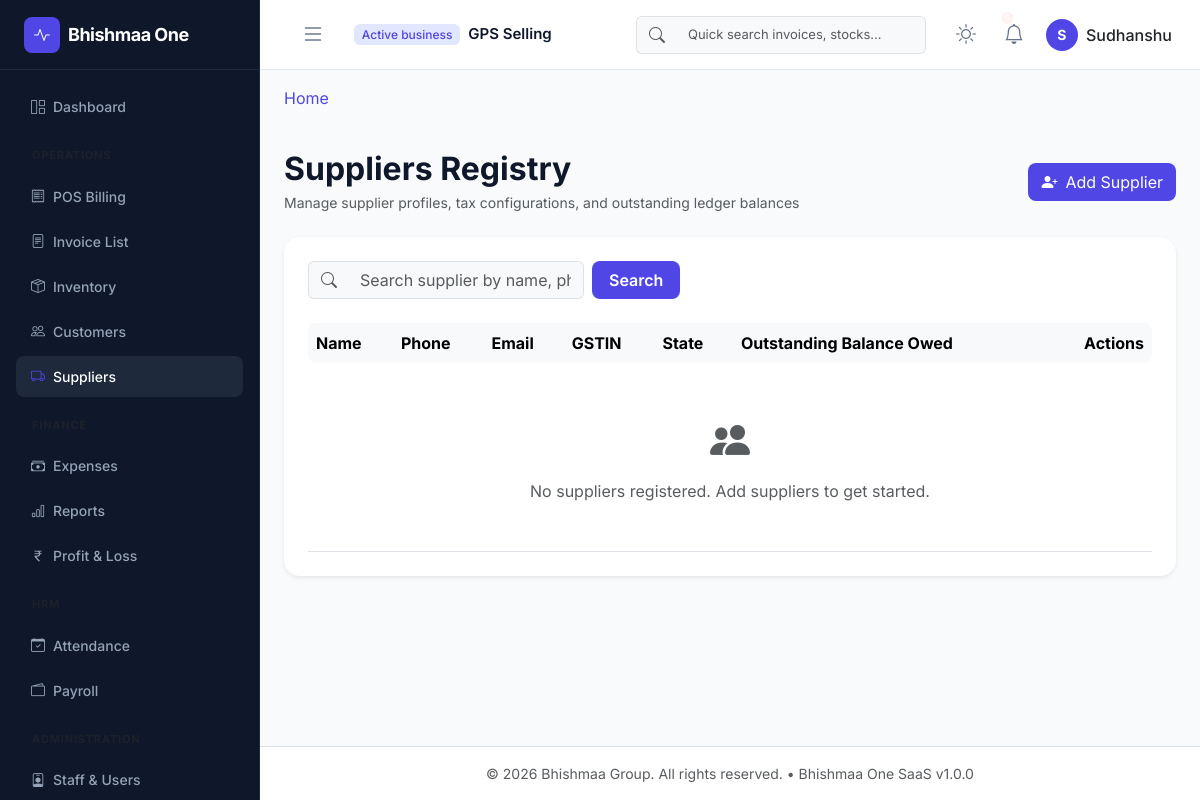
/crm/suppliers (signed in), run on the app's committed database.
### app/models/core.py (models this page shows, shortened)
class Base(db.Model):
    __abstract__ = True
    id = db.Column(UUIDType, primary_key=True, default=lambda: str(uuid.uuid4()))
    created_at = db.Column(db.DateTime, default=datetime.datetime.utcnow, index=True)
    updated_at = db.Column(db.DateTime, default=datetime.datetime.utcnow, onupdate=datetime.datetime.utcnow)
    is_deleted = db.Column(db.Boolean, default=False, index=True)

class Organization(Base):
    __tablename__ = 'organizations'
    name = db.Column(db.String(150), nullable=False)
    subdomain = db.Column(db.String(50), unique=True, index=True, nullable=False)
    is_active = db.Column(db.Boolean, default=True, index=True)
    plan_name = db.Column(db.String(50), default='Free')
    users = db.relationship('User', back_populates='organization', lazy=True)

class User(UserMixin, Base):
    __tablename__ = 'users'
    username = db.Column(db.String(80), unique=True, index=True, nullable=False)
    email = db.Column(db.String(120), unique=True, index=True, nullable=False)
    password_hash = db.Column(db.String(128), nullable=False)
    first_name = db.Column(db.String(50))
    last_name = db.Column(db.String(50))
    is_active = db.Column(db.Boolean, default=True, index=True)
    organization_id = db.Column(UUIDType, db.ForeignKey('organizations.id', ondelete='CASCADE'), nullable=True, index=True)
    branch_id = db.Column(UUIDType, db.ForeignKey('branches.id', ondelete='SET NULL'), nullable=True, index=True)
    organization = db.relationship('Organization', back_populates='users')
    branch = db.relationship('Branch', backref=db.backref('users', lazy=True))
    roles = db.relationship('Role', secondary=user_roles, back_populates='users', lazy='joined')
    def has_permission(self, perm_name):
        for role in self.roles:
            if any(perm.name == perm_name for perm in role.permissions):
                return True
        return False

### app/blueprints/crm/routes.py (the view, shortened to what this page needs)
@crm_bp.route('/suppliers')
@login_required
@crm_management_required
def list_suppliers():
    suppliers = get_organization_suppliers(current_user.organization_id)
    search_q = request.args.get('search', '').strip().lower()
    return render_template('crm/suppliers_list.html', suppliers=suppliers)

### app/blueprints/crm/permissions.py (called while the page is built)
def crm_management_required(f):
    @wraps(f)
    def decorated_function(*args, **kwargs):
        if not current_user.is_authenticated or not current_user.has_permission('can_manage_crm'):
            abort(403)
        return f(*args, **kwargs)
    return decorated_function

### app/blueprints/crm/services.py (called while the page is built)
def get_organization_suppliers(organization_id):
    return Supplier.query.filter_by(
        organization_id=organization_id,
        is_deleted=False
    ).order_by(Supplier.name).all()

### app/models/core.py (called while the page is built)
    def process_bind_param(self, value, dialect):
        if value is None:
            return value
        return str(value)

    def process_result_value(self, value, dialect):
        if value is None:
            return value
        return str(value)

### app/blueprints/crm/templates/crm/suppliers_list.html (shortened to what this page needs)
{% extends "layouts/base.html" %}
{% block content %}
<div class="d-flex justify-content-between align-items-center mb-4 mt-3">
    <div>
        <h2 class="fw-bold tracking-tight mb-1 text-main">Suppliers Registry</h2>
        <p class="text-muted small mb-0">Manage supplier profiles, tax configurations, and outstanding ledger balances</p>
    </div>
    <div>
        <a href="{{ url_for('crm.create_supplier_route') }}" class="btn btn-indigo rounded-3 d-flex align-items-center gap-2">
            <i class="bi bi-person-plus-fill"></i>
            <span>Add Supplier</span>
        </a>
    </div>
</div>
<div class="card border-0 shadow-sm rounded-4 mb-4">
    <div class="card-header bg-transparent border-0 px-4 pt-4 pb-2">
        <form method="GET" action="" class="row g-2 justify-content-start align-items-center">
            <div class="col-md-4">
                <div class="input-group">
                    <span class="input-group-text bg-light border-end-0"><i class="bi bi-search text-muted"></i></span>
                    <input type="text" name="search" value="{{ request.args.get('search', '') }}" class="form-control bg-light border-start-0" placeholder="Search supplier by name, phone..."/>
                </div>
            </div>
            <div class="col-md-2">
                <button type="submit" class="btn btn-indigo rounded-3 px-3 fw-semibold">Search</button>
            </div>
        </form>
    </div>
    <div class="card-body px-4 pb-4">
        <div class="table-responsive">
            <table class="table align-middle mb-0">
                <thead class="table-light">
                    <tr>
                        <th class="border-0 rounded-start-3">Name</th>
                        <th class="border-0">Phone</th>
                        <th class="border-0">Email</th>
                        <th class="border-0">GSTIN</th>
                        <th class="border-0">State</th>
                        <th class="border-0">Outstanding Balance Owed</th>
                        <th class="border-0 rounded-end-3 text-end">Actions</th>
                    </tr>
                </thead>
                <tbody>
                    {% if suppliers %}
                        {% for supplier in suppliers %}
                        <tr>
                            <td class="fw-bold text-main">{{ supplier.name }}</td>
                            <td>{{ supplier.phone or "-" }}</td>
                            <td>{{ supplier.email or "-" }}</td>
                            <td><span class="font-monospace small">{{ supplier.gstin or "-" }}</span></td>
                            <td><span class="badge bg-light text-dark">{{ supplier.state_code }}</span></td>
                            <td>
                                {% if supplier.outstanding_balance > 0 %}
                                    <span class="fw-bold text-warning">₹ {{ "{:,.2f}".format(supplier.outstanding_balance) }}</span>
                                {% else %}
                                    <span class="text-success small"><i class="bi bi-check-circle me-1"></i>Settled</span>
                                {% endif %}
                            </td>
                            <td class="text-end">
                                <a href="{{ url_for('crm.edit_supplier_route', supplier_id=supplier.id) }}" class="btn btn-icon btn-light rounded-circle me-1" title="Edit Profile">
                                    <i class="bi bi-pencil"></i>
                                </a>
                                <form method="POST" action="{{ url_for('crm.edit_supplier_route', supplier_id=supplier.id) }}" class="d-inline" onsubmit="return confirm('Are you sure you want to delete this supplier?');">
                                    <input type="hidden" name="csrf_token" value="{{ csrf_token() }}">
                                    <button type="submit" class="btn btn-icon btn-danger-light text-danger rounded-circle" title="Delete Profile">
                                        <i class="bi bi-trash"></i>
                                    </button>
                                </form>
                            </td>
                        </tr>
                        {% endfor %}
                    {% else %}
                        <tr>
                            <td colspan="7" class="text-center py-5 text-muted">
                                <i class="bi bi-people-fill fs-1 mb-2 d-block"></i>
                                <span>No suppliers registered. Add suppliers to get started.</span>
                            </td>
                        </tr>
                    {% endif %}
                </tbody>
            </table>
        </div>
    </div>
</div>
{% endblock %}

### app/templates/components/navbar.html (shortened to what this page needs)
<nav class="navbar navbar-expand-lg app-navbar px-3">
    <div class="container-fluid">
        <button class="btn sidebar-toggle-btn me-3" id="sidebarToggle" onclick="toggleSidebar()">
            <i class="bi bi-list fs-4"></i>
        </button>
        <div class="navbar-brand-tenant d-flex align-items-center flex-wrap gap-1">
            <span class="badge bg-indigo-light text-indigo me-1">Active business</span>
            <span class="tenant-name fw-semibold text-truncate me-2" style="max-width: 200px;">
                {{ current_user.organization.name if current_user.organization else 'Bhishmaa One' }}
            </span>
        </div>
        <div class="collapse navbar-collapse justify-content-end" id="navbarContent">
            <form class="d-none d-md-flex navbar-search me-4" role="search">
                <div class="input-group">
                    <span class="input-group-text bg-light border-end-0">
                        <i class="bi bi-search text-muted"></i>
                    </span>
                    <input class="form-control bg-light border-start-0" type="search" placeholder="Quick search invoices, stocks..." aria-label="Search">
                </div>
            </form>
            <div class="d-flex align-items-center gap-3">
                <button class="btn btn-icon theme-toggle-btn" onclick="toggleTheme()" title="Toggle Dark/Light Mode">
                    <i class="bi bi-sun sun-icon fs-5"></i>
                </button>
                <div class="dropdown">
                    <button class="btn btn-icon position-relative" type="button" data-bs-toggle="dropdown" aria-expanded="false">
                        <i class="bi bi-bell fs-5"></i>
                        {% if unread_count > 0 %}
                            <span class="position-absolute top-1 start-75 translate-middle badge rounded-pill bg-danger" style="font-size: 8px; padding: 2px 4px;">{{ unread_count }}</span>
                        {% endif %}
                    </button>
                </div>
                <div class="dropdown">
                    <button class="btn profile-dropdown-btn d-flex align-items-center gap-2" type="button" data-bs-toggle="dropdown" aria-expanded="false">
                        <div class="profile-avatar text-white fw-bold">
                            {{ current_user.first_name[0] if current_user.first_name else 'U' }}
                        </div>
                        <span class="d-none d-lg-inline fw-medium">{{ current_user.first_name }}</span>
                    </button>
                </div>
            </div>
        </div>
    </div>
</nav>

### app/static/css/app.css (style rules this page uses)
:root { --font-primary: 'Inter', sans-serif; --color-bg-app: #f8fafc; --color-bg-card: #ffffff; --color-border: #e2e8f0; --color-text-main: #0f172a; --color-text-muted: #64748b; --color-primary: #4f46e5; --color-primary-hover: #4338ca; --color-primary-light: #e0e7ff; --color-success: #10b981; --color-success-bg: #ecfdf5; --color-warning: #f59e0b; --color-warning-bg: #fffbeb; --color-danger: #ef4444; --color-danger-bg: #fef2f2; --sidebar-width: 260px; --navbar-height: 70px; --transition-speed: 0.3s; }
* { box-sizing: border-box; margin: 0; padding: 0; }
body { font-family: var(--font-primary); background-color: var(--color-bg-app); color: var(--color-text-main); overflow-x: hidden; line-height: 1.5; transition: background-color var(--transition-speed), color var(--transition-speed); }
a { color: var(--color-primary); text-decoration: none; transition: color var(--transition-speed); }
.app-navbar { height: var(--navbar-height); background-color: var(--color-bg-card); border-bottom: 1px solid var(--color-border); position: sticky; top: 0; z-index: 99; }
.sidebar-toggle-btn { color: var(--color-text-muted); }
.tenant-name { font-size: 15px; }
.navbar-search .form-control { width: 250px; font-size: 13px; }
.profile-avatar { width: 32px; height: 32px; background-color: var(--color-primary); border-radius: 50%; display: flex; align-items: center; justify-content: center; font-size: 14px; }
.profile-dropdown-btn { border: none; background: none; padding: 0; }
.btn-icon { background: none; border: none; color: var(--color-text-muted); border-radius: 50%; padding: 8px; display: flex; align-items: center; justify-content: center; transition: background-color var(--transition-speed); }
.sun-icon { display: block; }
.text-main { color: var(--color-text-main); }
.text-indigo { color: var(--color-primary) !important; }
.bg-indigo-light { background-color: var(--color-primary-light) !important; }
.btn-indigo { background-color: var(--color-primary); color: white; }
.card { background-color: var(--color-bg-card); border: 1px solid var(--color-border); }

### app/static/css/dashboard.css (style rules this page uses)
.bg-danger { background-color: var(--color-danger-bg) !important; }
.badge { font-weight: 500; }
.btn-icon { width: 32px; height: 32px; padding: 0; display: inline-flex; align-items: center; justify-content: center; }

### data on the page
Organization: organization "GPS Selling"
User: first_name "S", first_name "Sudhanshu"
